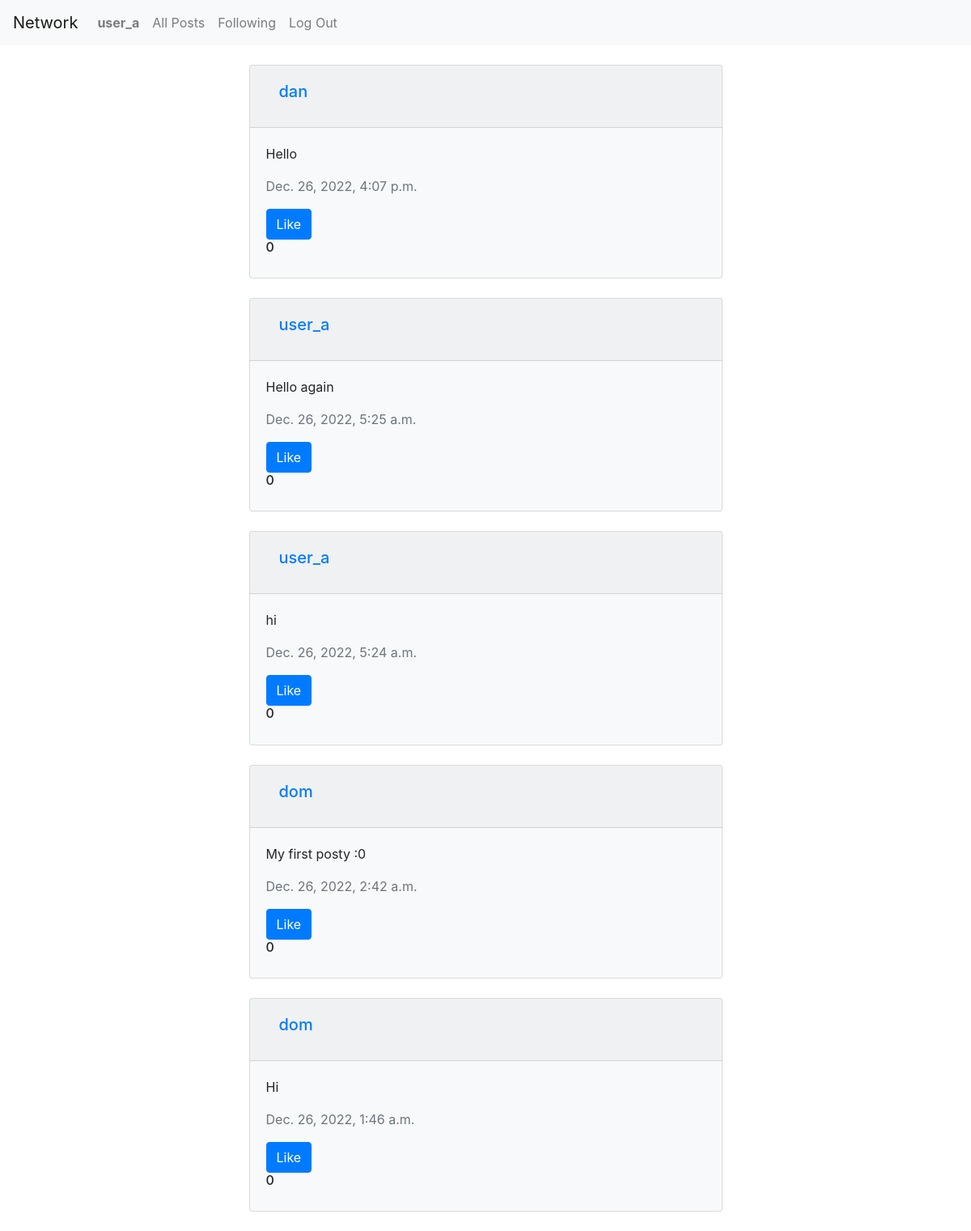
The page /all_post (signed in) on the database its author committed.
### network/models.py (models this page shows, shortened)
class User(AbstractUser):
    followers = models.PositiveIntegerField(default=0)
    following = models.PositiveIntegerField(default=0)

class Post(models.Model):
    content = models.CharField(max_length=140)
    user = models.ForeignKey(
        User, on_delete=models.CASCADE, related_name="author")
    date = models.DateTimeField(auto_now_add=True)
    likes = models.IntegerField()

### network/views.py (the view)
# urls.py: path("all_post", views.all_post, name="all_post"),
def all_post(request):
    allPost = Post.objects.all().order_by('-date')
    return render(request, "network/all_post.html", {
        "post": allPost
    })

### network/templates/network/all_post.html (shortened to what this page needs)
{% extends "network/layout.html" %}
{% block body %}
{% if user.is_authenticated %}
<div class="row">
    <div class="col-md-6 mx-auto">
      {% for posts in post %}
      <div class="card my-4 bg-light">
        <div class="card-header">
            <a class="nav-link" href="{% url 'profile' posts.user %}">
            <h5 class="card-title">{{ posts.user }}</h5>
            </a>
          </div>
        <div class="card-body">
          <p class="card-text">{{ posts.content }}</p>
          <p class="card-text text-secondary">{{ posts.date }}</p>
          <div>
          <button class="btn btn-primary" > Like</button>
          <br>
          <h6 id="count">{{ posts.likes }}</h6>
          </div>
        </div>
      </div>
    {% endfor %}
    </div>
  </div>
  {% endif %}
{% endblock %}

### network/templates/network/layout.html (shortened to what this page needs)
{% load static %}
<!DOCTYPE html>
<html lang="en">
    <head>
        <link rel="stylesheet" href="https://stackpath.bootstrapcdn.com/bootstrap/4.4.1/css/bootstrap.min.css">
        <link href="{% static 'network/styles.css' %}" rel="stylesheet">
    </head>
    <body>
        <nav class="navbar navbar-expand-lg navbar-light bg-light">
            <a class="navbar-brand" href="{% url 'index' %}">Network</a>
            <div>
              <ul class="navbar-nav mr-auto">
                {% if user.is_authenticated %}
                    <li class="nav-item">
                        <a class="nav-link" href="{% url 'profile' user.id %}"><strong>{{ user.username }}</strong></a>
                    </li>
                {% endif %}
                <li class="nav-item">
                  <a class="nav-link" href="{% url 'all_post' %}">All Posts</a>
                </li>
                {% if user.is_authenticated %}
                    <li class="nav-item">
                        <a class="nav-link" href="#">Following</a>
                    </li>
                    <li class="nav-item">
                        <a class="nav-link" href="{% url 'logout' %}">Log Out</a>
                    </li>
                {% endif %}
              </ul>
            </div>
          </nav>
        <div class="body">
            {% block body %}
            {% endblock %}
        </div>
    </body>
</html>

### rows shown on the page
User: username "user_a"
Post: user "dan", content "Hello", date "Dec. 26, 2022, 4:07 p.m.", likes "0"
Post: user "user_a", content "Hello again", date "Dec. 26, 2022, 5:25 a.m.", likes "0"
Post: user "user_a", content "hi", date "Dec. 26, 2022, 5:24 a.m.", likes "0"
Post: user "dom", content "My first posty :0", date "Dec. 26, 2022, 2:42 a.m.", likes "0"
Post: user "dom", content "Hi", date "Dec. 26, 2022, 1:46 a.m.", likes "0"
